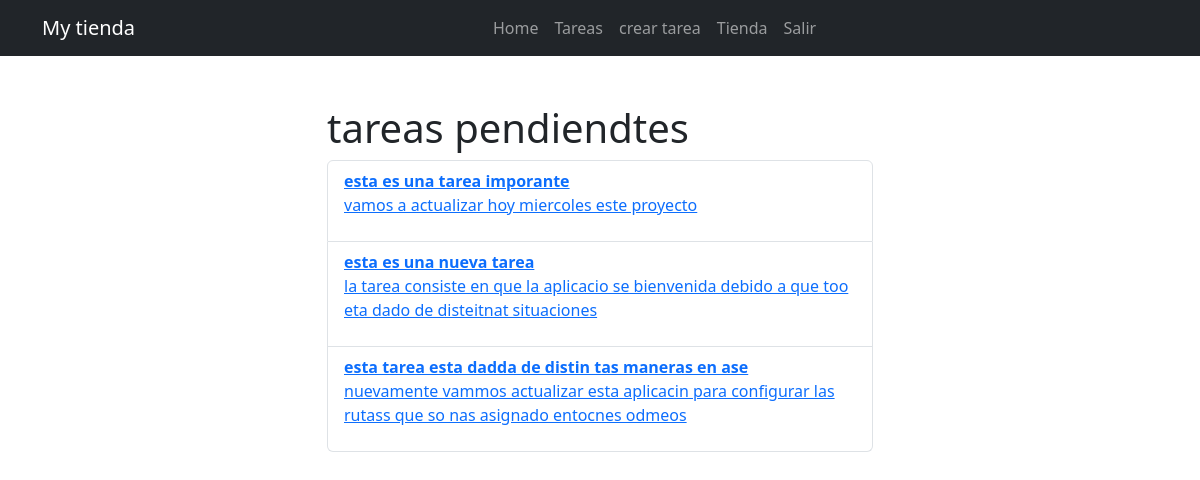
Page /task/ (signed in) on the earlier database version.
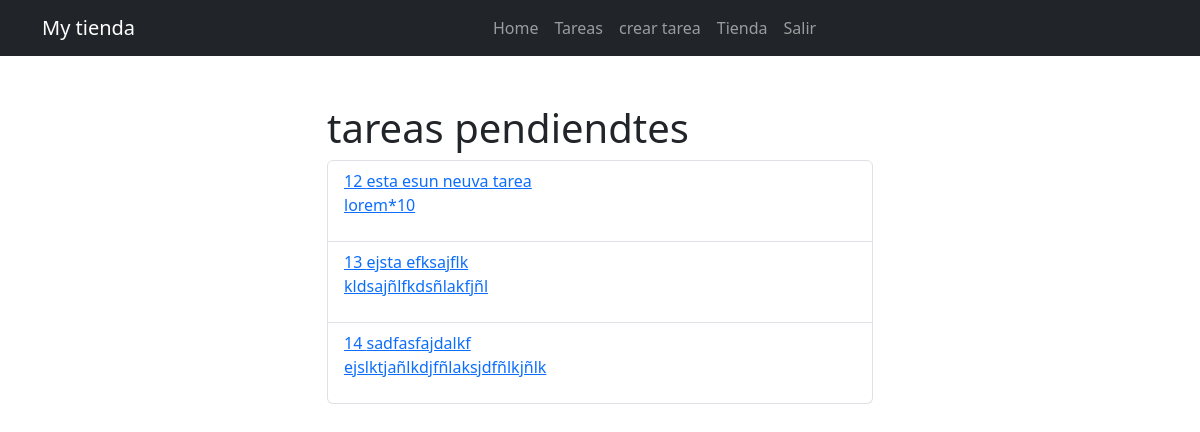
Same page on the later database version.
### tasks/models.py (models this page shows, shortened)
class Task (models.Model):
    title = models.CharField(max_length=100)
    description = models.TextField(blank=True)
    created=models.DateTimeField(auto_now_add=True)
    datecompleted = models.DateField(null=True)
    important= models.BooleanField(default=False)
    user = models.ForeignKey(User,on_delete=models.CASCADE)

### tasks/views.py (the view)
# urls.py: path('task/', views.task, name='task'),
@login_required
def task(request):
    allTask = Task.objects.filter(
        user=request.user, datecompleted__isnull=True)
    return render(request, 'task.html', {'tareas': allTask})

### tasks/templates/task.html (shortened to what this page needs)
{% extends 'base.html' %}
 {% block content %}
<main class="container">
  <div class="row">
    <div class="col-md-6 offset-md-3 py-5">
      <h1>tareas pendiendtes</h1>
      <ul class="list-group">
        {% for task in tareas %}
        <li class="list-group-item">
          <a href="{% url 'task_detail' task.id %}">
            {% if task.important %}
            <strong>{{task.title}}</strong>
            {% else %} {{task.id}} {{task.title}} {% endif %}
            <p>{{task.description}}</p>
          </a>
        </li>
        {% endfor %}
      </ul>
    </div>
  </div>
</main>
{% endblock %}

Differences in the rows shown:
no longer on this page (row edited): Task: title "esta es una tarea imporante", description "vamos a actualizar hoy miercoles este proyecto"
no longer on this page (row edited): Task: title "esta es una nueva tarea", description "la tarea consiste en que la aplicacio se bienvenida debido a que too eta dado de disteitnat situaciones"
no longer on this page (row edited): Task: title "esta tarea esta dadda de distin tas maneras en ase", description "nuevamente vammos actualizar esta aplicacin para configurar las rutass que so nas asignado entocnes odmeos"
added Task: id "12", title "esta esun neuva tarea", description "lorem*10"
added Task: id "13", title "ejsta efksajflk", description "kldsajñlfkdsñlakfjñl"
added Task: id "14", title "sadfasfajdalkf", description "ejslktjañlkdjfñlaksjdfñlkjñlk"
